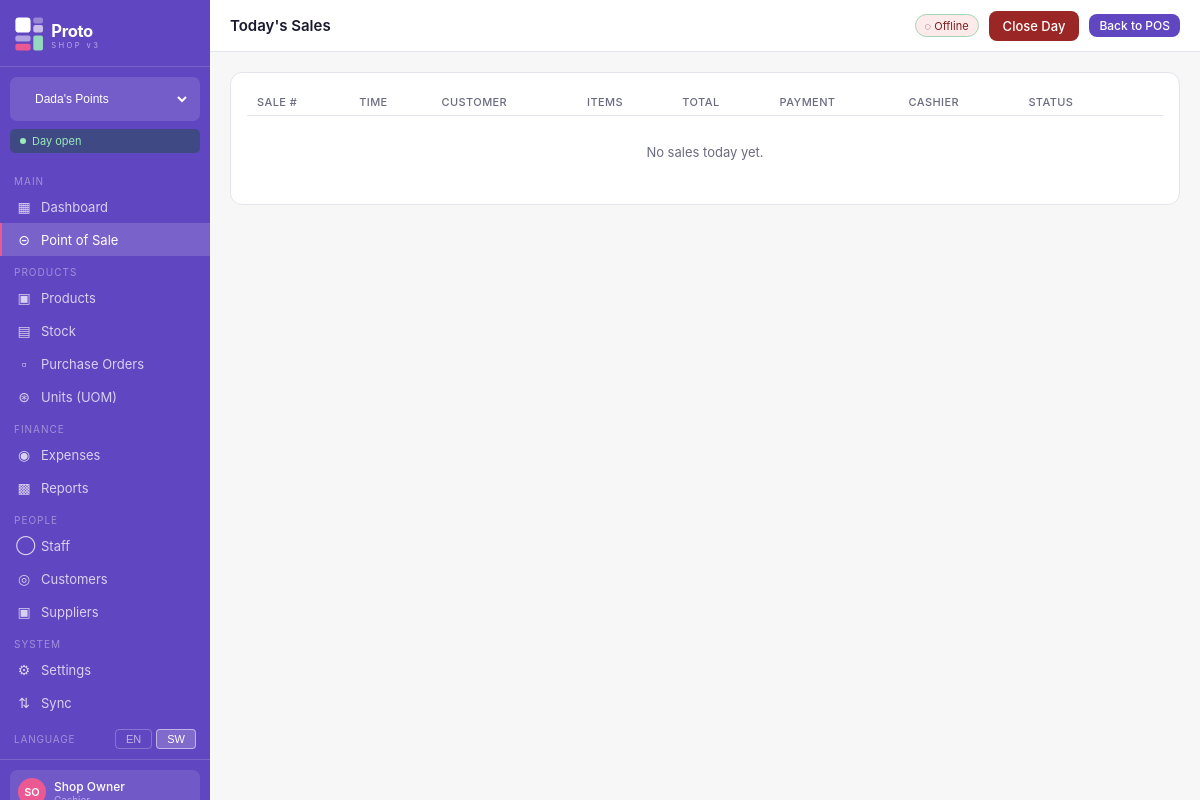
The app's page /pos/history/ (signed in), older data.
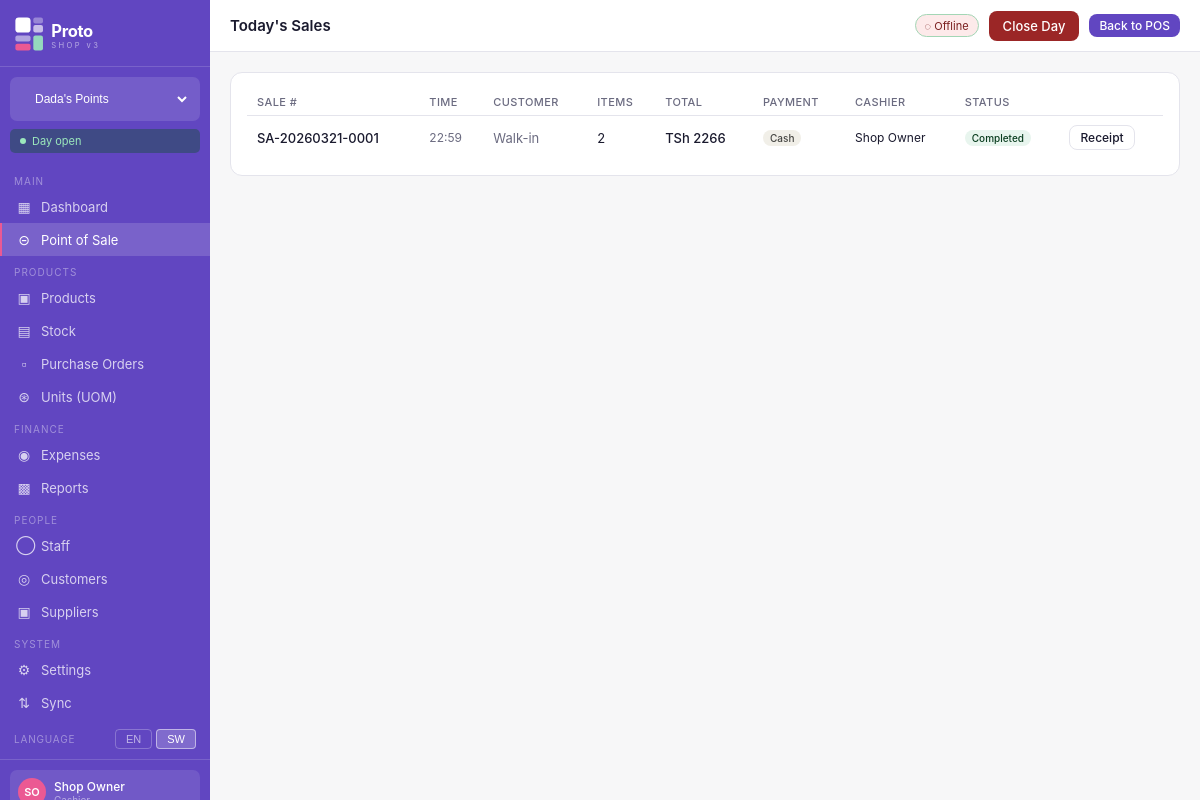
The same page, newer data.
### pos/models.py (models this page shows, shortened)
class Sale(models.Model):
    PAYMENT_METHODS = [
        ('cash', 'Cash'),
        ('mpesa', 'M-Pesa'),
        ('credit', 'Credit / Borrow'),
        ('split', 'Split Payment'),
    ]
    STATUS_CHOICES = [
        ('completed', 'Completed'),
        ('voided', 'Voided'),
        ('refunded', 'Refunded'),
    ]
    sale_number = models.CharField(max_length=20, unique=True, blank=True)
    shop = models.ForeignKey(Shop, on_delete=models.CASCADE, related_name='sales')
    day_session = models.ForeignKey(DaySession, on_delete=models.SET_NULL, null=True, blank=True, related_name='sales')
    customer = models.ForeignKey(Customer, on_delete=models.SET_NULL, null=True, blank=True, related_name='sales')
    cashier = models.ForeignKey(User, on_delete=models.SET_NULL, null=True, related_name='sales')
    subtotal = models.DecimalField(max_digits=14, decimal_places=2, default=0)
    tax_amount = models.DecimalField(max_digits=14, decimal_places=2, default=0)
    discount_amount = models.DecimalField(max_digits=14, decimal_places=2, default=0)
    total = models.DecimalField(max_digits=14, decimal_places=2, default=0)
    payment_method = models.CharField(max_length=10, choices=PAYMENT_METHODS)
    amount_paid = models.DecimalField(max_digits=14, decimal_places=2, default=0)
    change_given = models.DecimalField(max_digits=14, decimal_places=2, default=0)
    status = models.CharField(max_length=10, choices=STATUS_CHOICES, default='completed')
    voided_by = models.ForeignKey(User, on_delete=models.SET_NULL, null=True, blank=True, related_name='voided_sales')
    void_reason = models.TextField(blank=True)
    notes = models.TextField(blank=True)
    created_at = models.DateTimeField(auto_now_add=True)
    synced = models.BooleanField(default=False)
    class Meta:
        ordering = ['-created_at']

### pos/views.py (the view)
# urls.py: path('history/', views.sale_history, name='history'),
@login_required
def sale_history(request):
    shop = get_current_shop(request)
    if not shop:
        return redirect('shop_select')
    today = timezone.now().date()
    from django.core.paginator import Paginator
    date_filter = request.GET.get('date', str(today))
    try:
        import datetime
        filter_date = datetime.date.fromisoformat(date_filter)
    except Exception:
        filter_date = today
    sales_qs = Sale.objects.filter(shop=shop, created_at__date=filter_date).select_related(
        'customer', 'cashier'
    ).prefetch_related('items').order_by('-created_at')
    paginator = Paginator(sales_qs, 25)
    page_obj  = paginator.get_page(request.GET.get('page'))
    return render(request, 'pos/history.html', {
        'sales': page_obj, 'page_obj': page_obj,
        'shop': shop, 'filter_date': filter_date, 'today': today,
    })

### pos/views.py (called while the page is built)
def get_current_shop(request):
    shop_id = request.session.get('current_shop_id')
    if not shop_id:
        return None
    return Shop.objects.filter(id=shop_id).first()

### shops/models.py (called while the page is built)
    @property
    def is_open(self):
        return self.status == 'open'

### templates/pos/history.html (shortened to what this page needs)
{% extends "base.html" %}
{% block page_title %}Today's Sales{% endblock %}
{% block topbar_actions %}<a href="{% url 'pos:index' %}" class="btn btn-primary btn-sm">Back to POS</a>{% endblock %}
{% block content %}
<div class="card">
  <div class="table-wrap">
    <table>
      <thead><tr><th>Sale #</th><th>Time</th><th>Customer</th><th>Items</th><th>Total</th><th>Payment</th><th>Cashier</th><th>Status</th><th></th></tr></thead>
      <tbody>
        {% for s in sales %}
        <tr>
          <td style="font-weight:500">{{ s.sale_number }}</td>
          <td style="color:#6b6b80;font-size:12px">{{ s.created_at|date:"H:i" }}</td>
          <td style="color:#6b6b80">{{ s.customer.name|default:"Walk-in" }}</td>
          <td>{{ s.items.count }}</td>
          <td style="font-weight:500">TSh {{ s.total|floatformat:0 }}</td>
          <td><span class="badge {% if s.payment_method == 'mpesa' %}badge-green{% elif s.payment_method == 'credit' %}badge-pink{% else %}badge-gray{% endif %}">{{ s.get_payment_method_display }}</span></td>
          <td style="font-size:12px">{{ s.cashier.get_full_name|default:s.cashier.username|default:"-" }}</td>
          <td>{% if s.status == 'completed' %}<span class="badge badge-green">Completed</span>{% elif s.status == 'voided' %}<span class="badge badge-red">Voided</span>{% else %}<span class="badge badge-gray">{{ s.status }}</span>{% endif %}</td>
          <td><a href="{% url 'pos:receipt' s.pk %}" class="btn btn-outline btn-sm" target="_blank">Receipt</a></td>
        </tr>
        {% empty %}
        <tr><td colspan="9" style="text-align:center;padding:28px;color:#6b6b80">No sales today yet.</td></tr>
        {% endfor %}
      </tbody>
    </table>
  </div>
</div>
{% endblock %}

Row changes from the older to the newer data that the page shows:
added Sale: sale_number "SA-20260321-0001", created_at "22:59", customer.name "Walk-in", items.count "2", total "2266", payment_method "Cash", cashier.get_full_name "Shop Owner", status "Completed"
Text that changed along with them:
text no longer shown: "No sales today yet."
